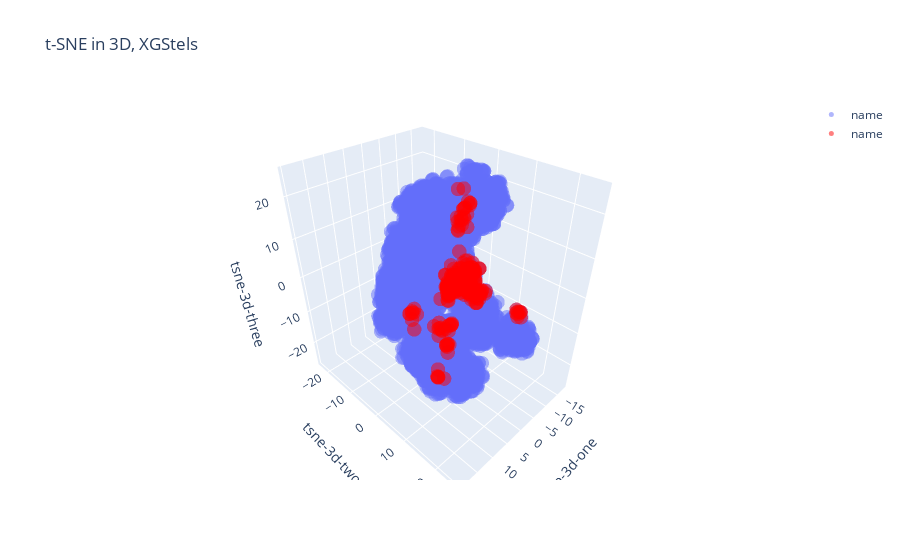

Source (notebook cell):
### Code cell
fig = go.Figure()
fig.add_trace(go.Scatter3d(
    x=df_xgstels_norm_sample['tsne-3d-one'], 
    y=df_xgstels_norm_sample['tsne-3d-two'], 
    z=df_xgstels_norm_sample['tsne-3d-three'], 
    mode='markers',
    name='name',
    marker=dict(
        size=5,
        opacity=0.5
    )
))
fig.add_trace(go.Scatter3d(
    x=df_xgstels_norm_sample_beta['tsne-3d-one'], 
    y=df_xgstels_norm_sample_beta['tsne-3d-two'], 
    z=df_xgstels_norm_sample_beta['tsne-3d-three'], 
    mode='markers',
    name='name',
    marker=dict(
        size=5,
        opacity=0.5,
        color='red'
    )
))

# Create layout
layout = go.Layout(
    title='t-SNE in 3D, XGStels',
    scene=dict(
        xaxis=dict(title='tsne-3d-one'),
        yaxis=dict(title='tsne-3d-two'),
        zaxis=dict(title='tsne-3d-three')
    )
)

# Combine traces and layout into a figure
fig.update_layout(layout)

### Figure 1 — Plotly figure (JSON) as saved in the notebook; plotly's stock layout.template omitted (floating-point values rounded to 4 significant figures; data arrays with more than 128 entries replaced by an {"elided": "..."} marker saying what was removed)
{"data": [{"marker": {"opacity": 0.5, "size": 5}, "mode": "markers", "name": "name", "type": "scatter3d", "x": {"elided": "10000 float values"}, "y": {"elided": "10000 float values"}, "z": {"elided": "10000 float values"}}, {"marker": {"color": "red", "opacity": 0.5, "size": 5}, "mode": "markers", "name": "name", "type": "scatter3d", "x": {"elided": "326 float values"}, "y": {"elided": "326 float values"}, "z": {"elided": "326 float values"}}], "layout": {"scene": {"xaxis": {"title": {"text": "tsne-3d-one"}}, "yaxis": {"title": {"text": "tsne-3d-two"}}, "zaxis": {"title": {"text": "tsne-3d-three"}}}, "title": {"text": "t-SNE in 3D, XGStels"}}}
